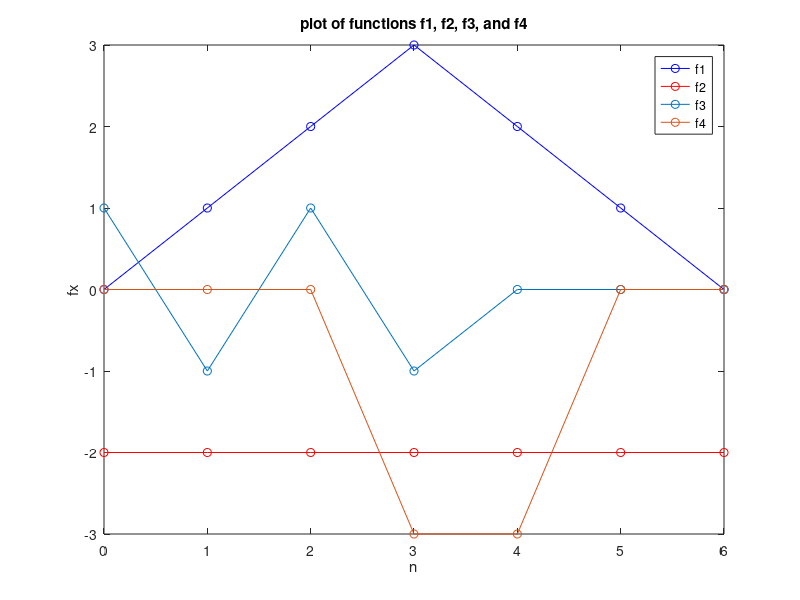

Write MATLAB code to recreate this figure.
x = 0:6;
f1 = [0,1,2,3,2,1,0];
f2 = [-2,-2,-2,-2,-2,-2,-2];
f3 = [1,-1,1,-1, 0, 0, 0];
f4 = [0,0,0,-3,-3, 0, 0];
plot(x, f1, '-ob', x, f2, '-or', x, f3, '-o', x, f4, '-o')

legend('f1', 'f2', 'f3', 'f4')
xlabel('n');
ylabel('fx');
title('plot of functions f1, f2, f3, and f4')